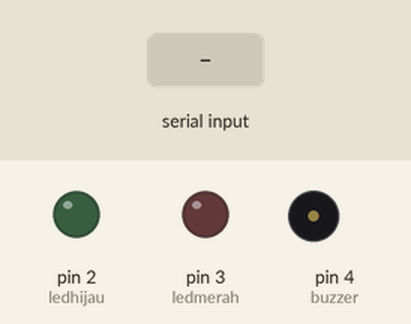
This sketch was run on a simulated Arduino Uno, built with avr-gcc and run on an emulated ATmega328P. Shown: output pins drawn as LEDs (lit = HIGH), buzzer (waves = sounding, pin HIGH). The test bench sets the inputs (shaded band).

Above: at 1.2 s.
1.3 s: "1" received over Serial
At 2.6 s:
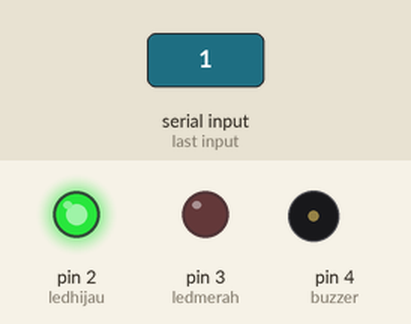
2.9 s: "2" received over Serial
At 4.0 s:
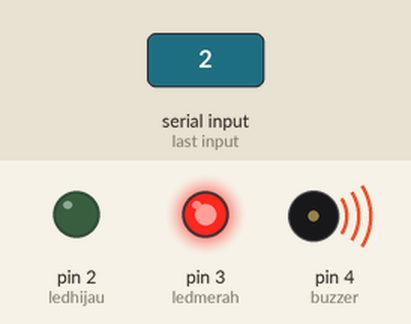
Timing chart, 0 to 5.9 s (numbered marks = the images above; inputs shaded):
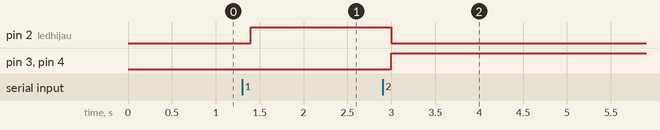

The sketch:

deteksimasker.ino
```cpp
#define ledhijau 2
#define ledmerah 3
#define buzzer 4

char result;

void setup() {
  Serial.begin(9600);
  pinMode(ledhijau,OUTPUT);
  pinMode(ledmerah,OUTPUT);
  pinMode(buzzer,OUTPUT);

}

void loop() {
   while (Serial.available() > 0) {
      result = Serial.read();
      switch (result) {
          case '1':
              digitalWrite(ledhijau,HIGH);
              digitalWrite(ledmerah,LOW);
              digitalWrite(buzzer,LOW);
              break;
          case '2':
              digitalWrite(ledhijau,LOW);
              digitalWrite(ledmerah,HIGH);
              digitalWrite(buzzer,HIGH);
              break;
      }
    }
    delay(100);
}
```

Measured:
- after the input at 1.3 s, pin 2 (ledhijau): LOW → HIGH after 0.10 s
- after the input at 2.9 s, pin 2 (ledhijau): HIGH → LOW after 0.10 s; pin 3 (ledmerah), pin 4 (buzzer): LOW → HIGH after 0.10 s
